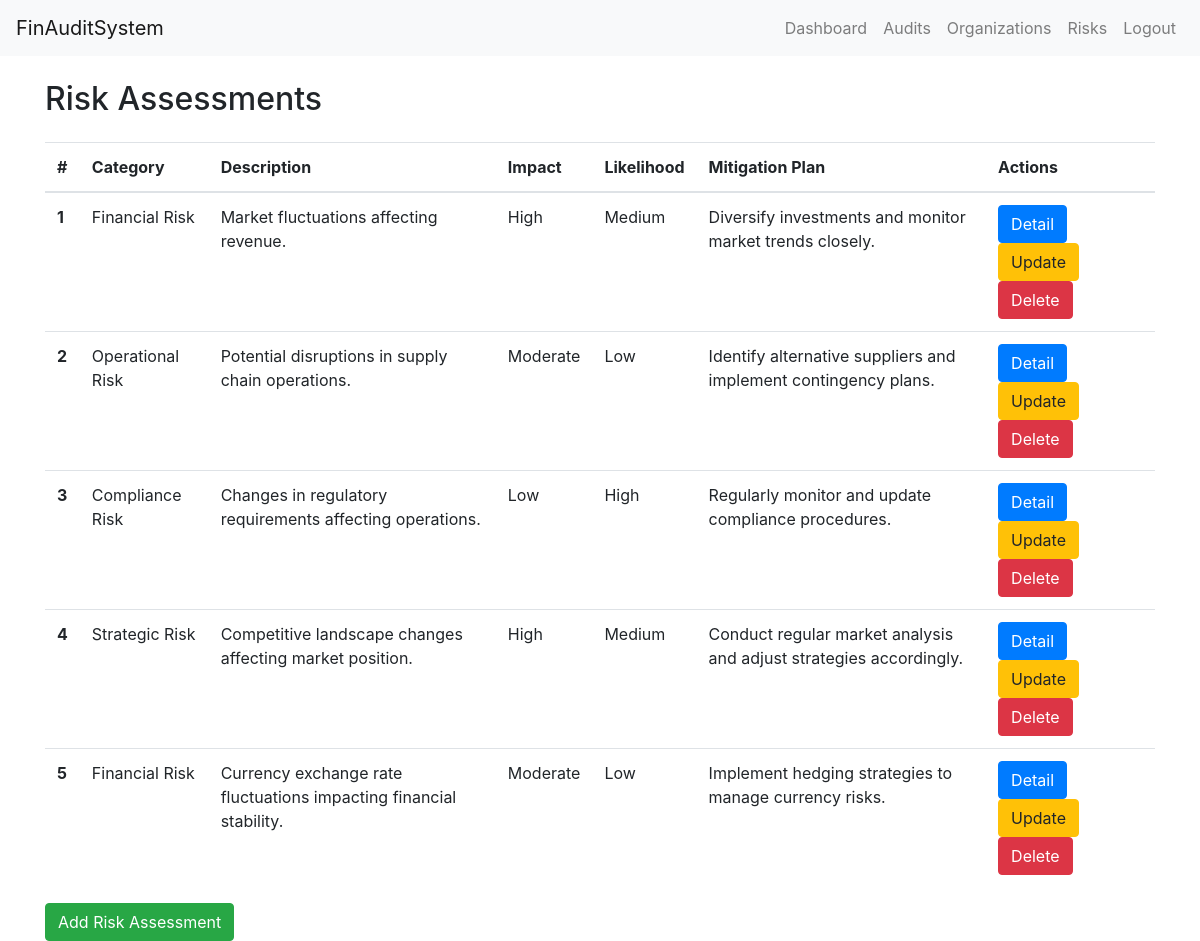
The app's page /risk_assessment/ (signed in) with its own data.
### risk_assessment/models.py (models this page shows, shortened)
class RiskAssessment(models.Model):
    RISK_CATEGORIES = [
        ('FINANCIAL', 'Financial Risk'),
        ('OPERATIONAL', 'Operational Risk'),
        ('COMPLIANCE', 'Compliance Risk'),
        ('STRATEGIC', 'Strategic Risk'),
    ]
    user = models.ForeignKey(User, on_delete=models.CASCADE)
    category = models.CharField(max_length=20, choices=RISK_CATEGORIES)
    description = models.TextField()
    impact = models.CharField(max_length=255)
    likelihood = models.CharField(max_length=255)
    mitigation_plan = models.TextField()
    timestamp = models.DateTimeField(auto_now_add=True)

### risk_assessment/views.py (the view)
# urls.py: path('', risk_assessment_list, name='risk_assessment_list'),
@login_required
def risk_assessment_list(request):
    risk_assessments = RiskAssessment.objects.filter(user=request.user)
    return render(request, 'risk_assessment/risk_assessment_list.html', {'risk_assessments': risk_assessments})

### templates/risk_assessment/risk_assessment_list.html (shortened to what this page needs)
{% extends 'base.html' %}
{% block content %}
  <div class="container mt-4">
    <h2 class="mb-4">Risk Assessments</h2>
    <table class="table">
      <thead>
        <tr>
          <th scope="col">#</th>
          <th scope="col">Category</th>
          <th scope="col">Description</th>
          <th scope="col">Impact</th>
          <th scope="col">Likelihood</th>
          <th scope="col">Mitigation Plan</th>
          <th scope="col">Actions</th>
        </tr>
      </thead>
      <tbody>
        {% for risk in risk_assessments %}
          <tr>
            <th scope="row">{{ forloop.counter }}</th>
            <td>{{ risk.get_category_display }}</td>
            <td>{{ risk.description }}</td>
            <td>{{ risk.impact }}</td>
            <td>{{ risk.likelihood }}</td>
            <td>{{ risk.mitigation_plan }}</td>
            <td>
              <a href="{% url 'risk_assessment:risk_assessment_detail' risk.id %}" class="btn btn-primary">Detail</a>
              <a href="{% url 'risk_assessment:risk_assessment_update' risk.id %}" class="btn btn-warning">Update</a>
              <a href="{% url 'risk_assessment:risk_assessment_delete' risk.id %}" class="btn btn-danger">Delete</a>
            </td>
          </tr>
        {% endfor %}
      </tbody>
    </table>
    <a href="{% url 'risk_assessment:risk_assessment_create' %}" class="btn btn-success">Add Risk Assessment</a>
  </div>
{% endblock %}

### templates/base.html (shortened to what this page needs)
<!DOCTYPE html>
{% load static %}
<html lang="en">
<head>
    <link rel="stylesheet" href="https://maxcdn.bootstrapcdn.com/bootstrap/4.0.0/css/bootstrap.min.css">
</head>
<body>
<nav class="navbar navbar-expand-lg navbar-light bg-light">
    <a class="navbar-brand" href="{% url 'core:index' %}">FinAuditSystem</a>
    <div class="collapse navbar-collapse" id="navbarNav">
        <ul class="navbar-nav ml-auto">
            {% if user.is_authenticated %}
                <li class="nav-item">
                    <a class="nav-link" href="{% url 'core:dashboard' %}">Dashboard</a>
                </li>
                <li class="nav-item">
                    <a class="nav-link" href="{% url 'audit:audit_log_list' %}">Audits</a>
                </li>
                <li class="nav-item">
                    <a class="nav-link" href="{% url 'organizational_info:internal_control_list' %}">Organizations</a>
                </li>
                <li class="nav-item">
                    <a class="nav-link" href="{% url 'risk_assessment:risk_assessment_list' %}">Risks</a>
                </li>
                <li class="nav-item">
                    <a class="nav-link" href="{% url 'logout' %}">Logout</a>
                </li>
            {% endif %}
        </ul>
    </div>
</nav>
{% block content %}{% endblock %}
</body>
</html>

### records on screen
RiskAssessment: category "Financial Risk", description "Market fluctuations affecting revenue.", impact "High", likelihood "Medium", mitigation_plan "Diversify investments and monitor market trends closely."
RiskAssessment: category "Operational Risk", description "Potential disruptions in supply chain operations.", impact "Moderate", likelihood "Low", mitigation_plan "Identify alternative suppliers and implement contingency plans."
RiskAssessment: category "Compliance Risk", description "Changes in regulatory requirements affecting operations.", impact "Low", likelihood "High", mitigation_plan "Regularly monitor and update compliance procedures."
RiskAssessment: category "Strategic Risk", description "Competitive landscape changes affecting market position.", impact "High", likelihood "Medium", mitigation_plan "Conduct regular market analysis and adjust strategies accordingly."
RiskAssessment: category "Financial Risk", description "Currency exchange rate fluctuations impacting financial stability.", impact "Moderate", likelihood "Low", mitigation_plan "Implement hedging strategies to manage currency risks."
